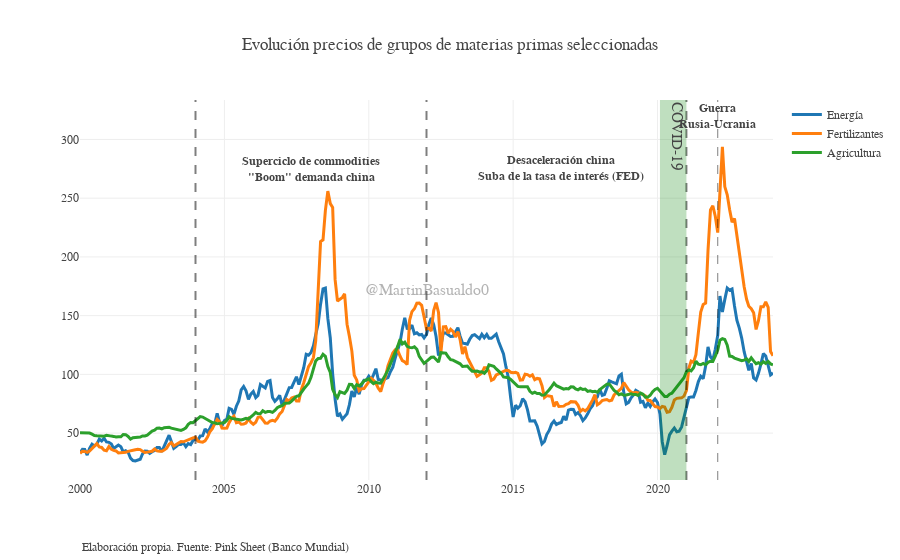

Write notebook code for a chart like this one.
### Code cell
#Mostrar ciclos de commodities y eventos particulares
# eventos: guerra RUS-UCR(feb2022), Crisis 2008, Pandemia
#Ciclos
fig = go.Figure()
fig.add_trace(go.Scatter(x = index_df.index, y = index_df["Energy"], name = "Energía",line_width=3))
fig.add_trace(go.Scatter(x = index_df.index, y = index_df["Fertilizers"], name = "Fertilizantes",line_width=3))
fig.add_trace(go.Scatter(x = index_df.index, y = index_df["Agriculture"], name = "Agricultura",line_width=3))
fig.update_layout(template = None, title_text = "Evolución precios de grupos de materias primas seleccionadas", font_family = "georgia",
                  )
fig.add_annotation(text = "Elaboración propia. Fuente: Pink Sheet (Banco Mundial)", 
                   xref="paper", yref="paper", y=-.2, x = 0, showarrow=False)
fig.add_vline(x = "2012-01-01", line_dash = "dash",opacity=0.5)
fig.add_vline(x = "2004-01-01", line_dash = "dash",opacity=0.5)
fig.add_vline(x = "2021-01-01", line_dash = "dash",opacity=0.5)
fig.add_vline(x = "2022-02-01", line_dash = "dash",opacity=0.5, line_width =1)
fig.add_annotation(text="<b>Superciclo de commodities<br>\"Boom\" demanda china", x="2008", y = 275, showarrow=False)
fig.add_annotation(text="<b>Desaceleración china<br>Suba de la tasa de interés (FED)", x="2016-9", y = 275, showarrow=False)
fig.add_annotation(text = "<b>Guerra<br>Rusia-Ucrania", x="2022-02-01", showarrow=False, y = 320)
fig.add_vrect(x0="2020-02-01", x1="2021-01-01", row="all", col=1,
              annotation=dict(text = "COVID-19", textangle = 90,
                              align = "center",
                              font_size = 15,font_family ="georgia"),
              fillcolor="green", opacity=0.25, line_width=0)
fig.add_annotation(showarrow=False, text='@MartinBasualdo0', font=dict(size=16), font_family="arial", opacity=0.4,
                                    xref='paper', yref='paper', x=0.5, y=0.5)

### Figure 1 — Plotly figure (JSON) as saved in the notebook; plotly's stock layout.template omitted (floating-point values rounded to 4 significant figures; data arrays with more than 128 entries replaced by an {"elided": "..."} marker saying what was removed)
{"data": [{"line": {"width": 3}, "name": "Energía", "type": "scatter", "x": {"elided": "289 str values"}, "y": {"elided": "289 float values"}}, {"line": {"width": 3}, "name": "Fertilizantes", "type": "scatter", "x": {"elided": "289 str values"}, "y": {"elided": "289 float values"}}, {"line": {"width": 3}, "name": "Agricultura", "type": "scatter", "x": {"elided": "289 str values"}, "y": {"elided": "289 float values"}}], "layout": {"annotations": [{"showarrow": false, "text": "Elaboración propia. Fuente: Pink Sheet (Banco Mundial)", "x": 0, "xref": "paper", "y": -0.2, "yref": "paper"}, {"showarrow": false, "text": "<b>Superciclo de commodities<br>\"Boom\" demanda china", "x": "2008", "y": 275}, {"showarrow": false, "text": "<b>Desaceleración china<br>Suba de la tasa de interés (FED)", "x": "2016-9", "y": 275}, {"showarrow": false, "text": "<b>Guerra<br>Rusia-Ucrania", "x": "2022-02-01", "y": 320}, {"align": "center", "font": {"family": "georgia", "size": 15}, "showarrow": false, "text": "COVID-19", "textangle": 90, "x": "2021-01-01", "xanchor": "right", "xref": "x", "y": 1, "yanchor": "top", "yref": "y domain"}, {"font": {"family": "arial", "size": 16}, "opacity": 0.4, "showarrow": false, "text": "@MartinBasualdo0", "x": 0.5, "xref": "paper", "y": 0.5, "yref": "paper"}], "font": {"family": "georgia"}, "shapes": [{"line": {"dash": "dash"}, "opacity": 0.5, "type": "line", "x0": "2012-01-01", "x1": "2012-01-01", "xref": "x", "y0": 0, "y1": 1, "yref": "y domain"}, {"line": {"dash": "dash"}, "opacity": 0.5, "type": "line", "x0": "2004-01-01", "x1": "2004-01-01", "xref": "x", "y0": 0, "y1": 1, "yref": "y domain"}, {"line": {"dash": "dash"}, "opacity": 0.5, "type": "line", "x0": "2021-01-01", "x1": "2021-01-01", "xref": "x", "y0": 0, "y1": 1, "yref": "y domain"}, {"line": {"dash": "dash", "width": 1}, "opacity": 0.5, "type": "line", "x0": "2022-02-01", "x1": "2022-02-01", "xref": "x", "y0": 0, "y1": 1, "yref": "y domain"}, {"fillcolor": "green", "line": {"width": 0}, "opacity": 0.25, "type": "rect", "x0": "2020-02-01", "x1": "2021-01-01", "xref": "x", "y0": 0, "y1": 1, "yref": "y domain"}], "title": {"text": "Evolución precios de grupos de materias primas seleccionadas"}}}
